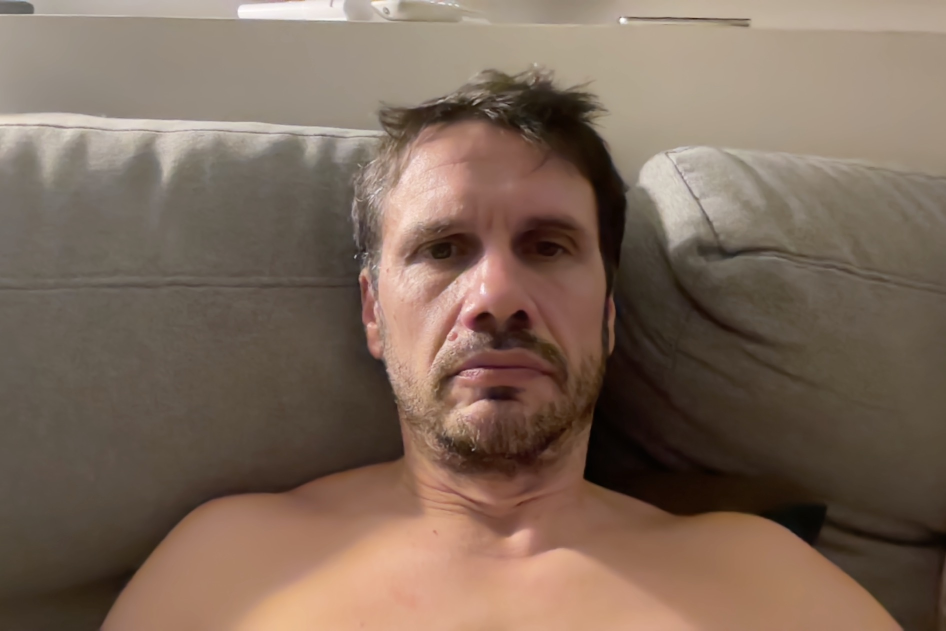
#> input picture artefacts/incoming/kiki01.jpg, 1892 x 1262 px, given in place of the camera (shown at 1/2 size)
$ jupyter execute geofencing.ipynb   (text cells are left out)
#> lines starting #> are read from the running program, lines starting #| are printed output that depends on the picture; after the words box and inside, x2 and y2 are one past the last pixel; in counts of white or black regions, pixels touching at a corner belong together
[cell 1]
import cv2
import numpy as np

# Définir la ligne de geofencing
LINE_Y = 300  # Position verticale de la ligne
LINE_COLOR = (0, 255, 0)
LINE_THICKNESS = 2

# Capture vidéo (0 pour la webcam locale, ou l'URL de la caméra IP)
cap = cv2.VideoCapture(0)

# Initialisation du soustracteur d'arrière-plan
bg_subtractor = cv2.createBackgroundSubtractorMOG2(detectShadows=True)

def detect_crossing(y, h, line_y):
    """Détecte si le rectangle franchit la ligne virtuelle."""
    return y <= line_y <= (y + h)

while True:
    ret, frame = cap.read()
#> frame is the input picture: shape (1262, 1892, 3); mean B, G, R 90.3, 105, 125.2
    if not ret:
        break

    # Prétraitement de l'image
    gray = cv2.cvtColor(frame, cv2.COLOR_BGR2GRAY)
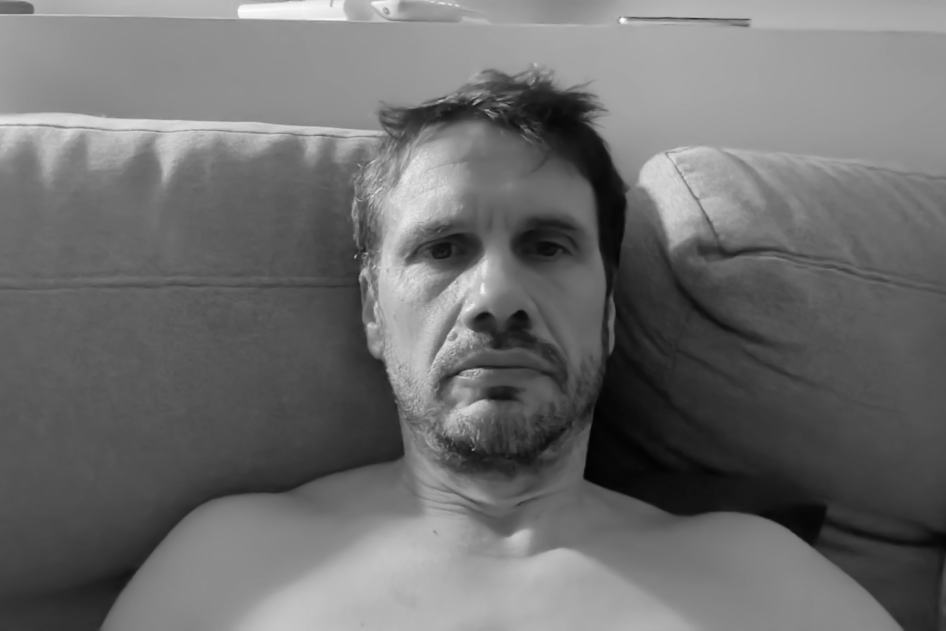
#> gray: shape (1262, 1892) (shown at 1/2 size); min 1, max 255, mean 109.4
    blurred = cv2.GaussianBlur(gray, (5, 5), 0)

    # Appliquer le soustracteur d'arrière-plan
    mask = bg_subtractor.apply(blurred)
#> mask: shape (1262, 1892); every value is 127
    mask = cv2.threshold(mask, 25, 255, cv2.THRESH_BINARY)[1]
#> mask: shape (1262, 1892); every value is 255

    # Trouver les contours des objets détectés
    contours, _ = cv2.findContours(mask, cv2.RETR_EXTERNAL, cv2.CHAIN_APPROX_SIMPLE)
#> contours = [[[0, 0], [0, 1261], [1891, 1261], [1891, 0]]]

    # Tracer la ligne de geofencing
    cv2.line(frame, (0, LINE_Y), (frame.shape[1], LINE_Y), LINE_COLOR, LINE_THICKNESS)
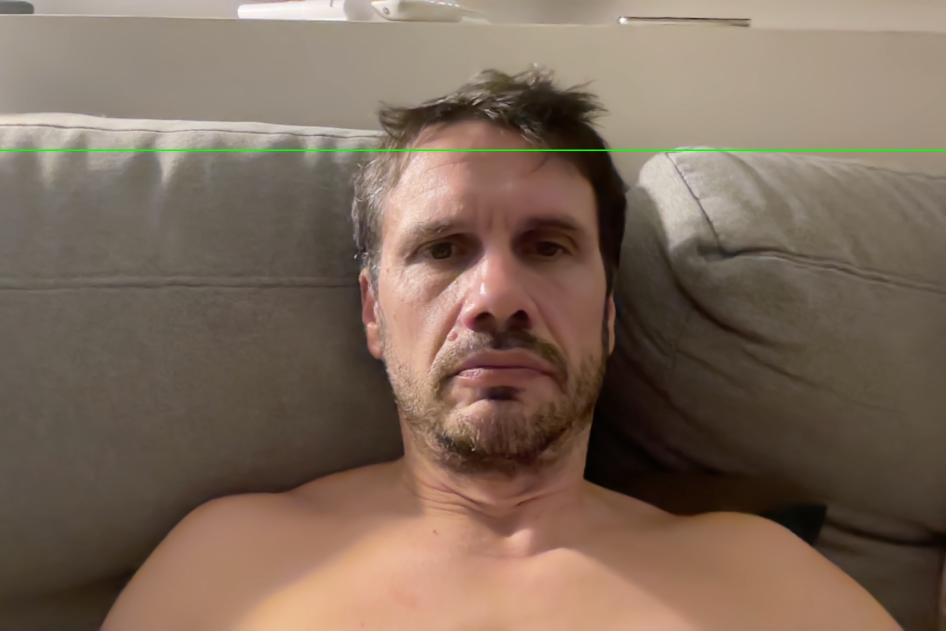
#> frame: shape (1262, 1892, 3) (shown at 1/2 size); 0.24% of pixels changed, all inside (x1, y1, x2, y2) = (0, 299, 1892, 302)

    for contour in contours:
        if cv2.contourArea(contour) > 1000:  # Filtrer les petits objets
            x, y, w, h = cv2.boundingRect(contour)  # Extraire les coordonnées du rectangle
            if detect_crossing(y, h, LINE_Y):
                cv2.putText(frame, "Franchissement detecte!", (50, 50), cv2.FONT_HERSHEY_SIMPLEX, 1, (0, 0, 255), 2)
                cv2.rectangle(frame, (x, y), (x + w, y + h), (0, 0, 255), 2)
#> this loop made 1 pass
#> (contour, x, y, w, h) on pass 1: ([[0, 0], [0, 1261], [1891, 1261], [1891, 0]], 0, 0, 1892, 1262)
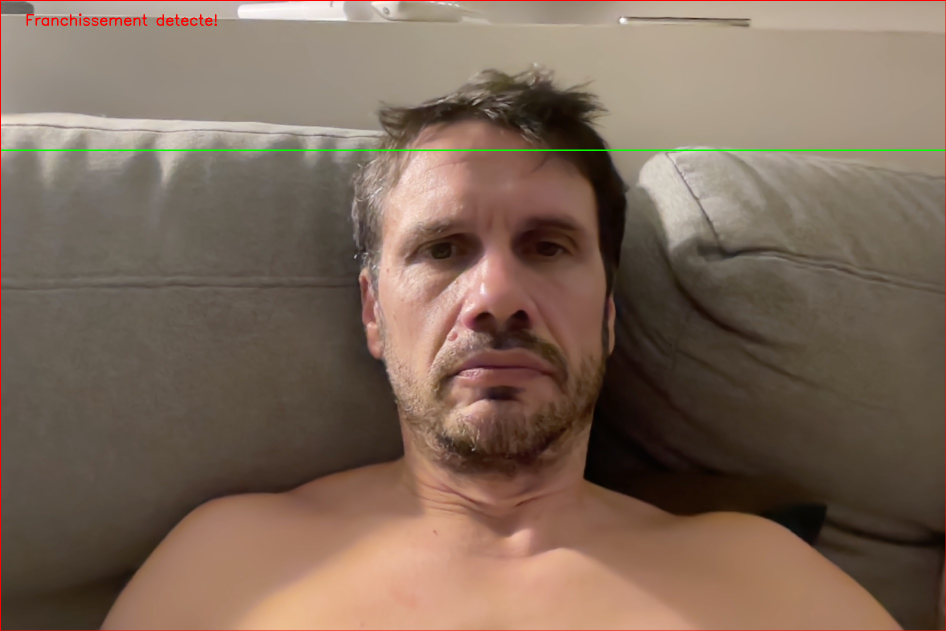
#> frame: shape (1262, 1892, 3) (shown at 1/2 size); 0.51% of pixels changed, all inside (x1, y1, x2, y2) = (0, 0, 1892, 1262)

    # Affichage des images
    cv2.imshow("Video", frame)
    cv2.imshow("Masque", mask)

    # Quitter avec la touche 'q'
    if cv2.waitKey(30) & 0xFF == ord('q'):
#> (key q is pressed here)
        break

cap.release()
cv2.destroyAllWindows()

[cell 2]
import cv2
import numpy as np

# Définir les points du polygone (ajustez selon votre zone d'intérêt)
polygon_points = np.array([[100, 200], [400, 200], [450, 300], [150, 350]], np.int32)
polygon_points = polygon_points.reshape((-1, 1, 2))

# Capture vidéo (0 pour webcam locale ou URL pour caméra IP)
cap = cv2.VideoCapture(0)

# Initialisation du soustracteur d'arrière-plan
bg_subtractor = cv2.createBackgroundSubtractorMOG2(detectShadows=True)

def is_inside_polygon(x, y, w, h, polygon):
    """Vérifie si un rectangle entre dans un polygone."""
    rect_center = (x + w // 2, y + h // 2)
    return cv2.pointPolygonTest(polygon, rect_center, False) >= 0

while True:
    ret, frame = cap.read()
    if not ret:
        break

    # Prétraitement
    gray = cv2.cvtColor(frame, cv2.COLOR_BGR2GRAY)
    blurred = cv2.GaussianBlur(gray, (5, 5), 0)

    # Appliquer le soustracteur d'arrière-plan
    mask = bg_subtractor.apply(blurred)
    mask = cv2.threshold(mask, 25, 255, cv2.THRESH_BINARY)[1]

    # Trouver les contours des objets détectés
    contours, _ = cv2.findContours(mask, cv2.RETR_EXTERNAL, cv2.CHAIN_APPROX_SIMPLE)

    # Dessiner le polygone sur le frame
    cv2.polylines(frame, [polygon_points], isClosed=True, color=(0, 255, 0), thickness=3)
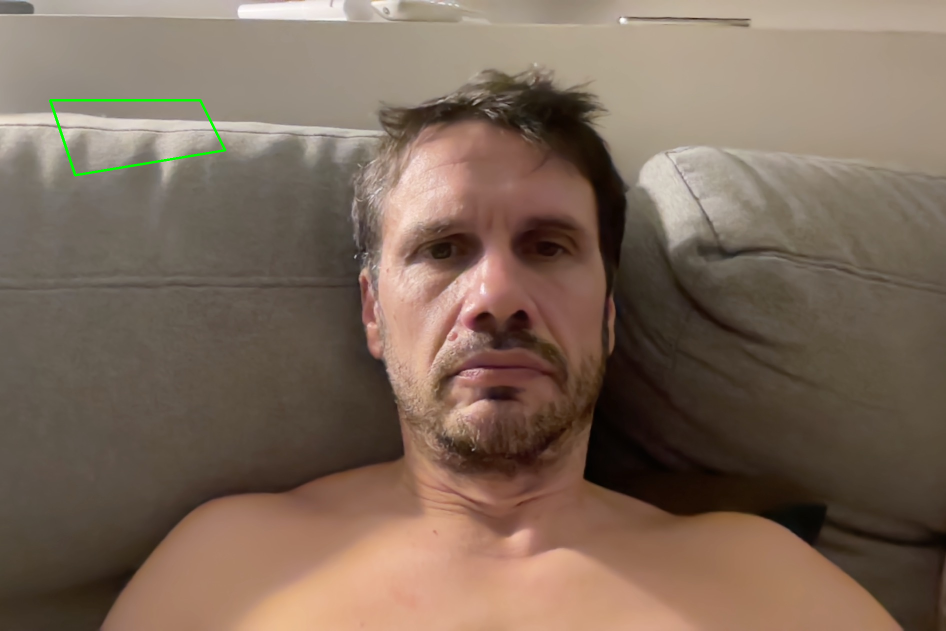
#> frame: shape (1262, 1892, 3) (shown at 1/2 size); 0.18% of pixels changed, all inside (x1, y1, x2, y2) = (98, 198, 453, 353)

    for contour in contours:
        if cv2.contourArea(contour) > 1000:  # Filtrer les petits objets
            x, y, w, h = cv2.boundingRect(contour)
            if is_inside_polygon(x, y, w, h, polygon_points):
                cv2.putText(frame, "Intrusion detectee!", (50, 50), cv2.FONT_HERSHEY_SIMPLEX, 1, (0, 0, 255), 2)
                cv2.rectangle(frame, (x, y), (x + w, y + h), (0, 0, 255), 2)
#> this loop made 1 pass
#> (contour, x, y, w, h) on pass 1: ([[0, 0], [0, 1261], [1891, 1261], [1891, 0]], 0, 0, 1892, 1262)

    # Affichage
    cv2.imshow("Video", frame)
    cv2.imshow("Masque", mask)

    # Quitter avec la touche 'q'
    if cv2.waitKey(30) & 0xFF == ord('q'):
#> (key q is pressed here)
        break

cap.release()
cv2.destroyAllWindows()

[cell 3]
import cv2
import numpy as np

# Définir les points du polygone (à ajuster)
polygon_points = np.array([[50, 100], [200, 100], [450, 300], [150, 350]], np.int32)
polygon_points = polygon_points.reshape((-1, 1, 2))

# Capture vidéo (0 pour webcam locale ou URL pour caméra IP)
cap = cv2.VideoCapture(0)

# Réduire la taille de la vidéo
FRAME_WIDTH = 640
FRAME_HEIGHT = 360

# Limiter les FPS (attente entre chaque frame en millisecondes)
TARGET_FPS = 10
frame_delay = int(1000 / TARGET_FPS)  # Conversion FPS -> millisecondes

# Initialisation du soustracteur d'arrière-plan
bg_subtractor = cv2.createBackgroundSubtractorMOG2(detectShadows=True)

def is_inside_polygon(x, y, w, h, polygon):
    """Vérifie si un rectangle entre dans un polygone."""
    rect_center = (x + w // 2, y + h // 2)
    return cv2.pointPolygonTest(polygon, rect_center, False) >= 0

while True:
    ret, frame = cap.read()
    if not ret:
        break

    # Redimensionner le frame
    frame = cv2.resize(frame, (FRAME_WIDTH, FRAME_HEIGHT))
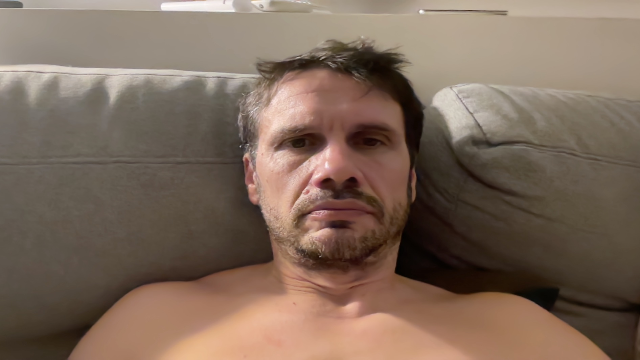
#> frame: shape (360, 640, 3); mean B, G, R 90.2, 105, 125.1

    # Prétraitement
    gray = cv2.cvtColor(frame, cv2.COLOR_BGR2GRAY)
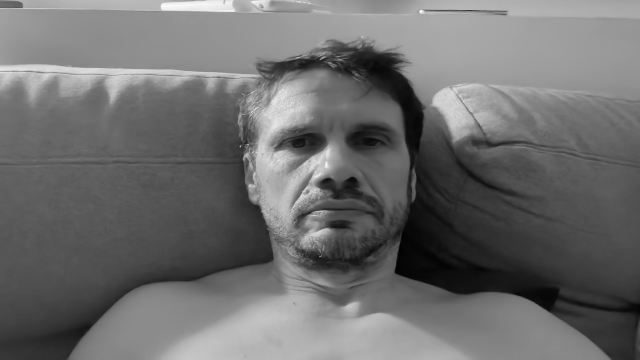
#> gray: shape (360, 640); min 2, max 254, mean 109.3
    blurred = cv2.GaussianBlur(gray, (5, 5), 0)
#> blurred: shape (360, 640)

    # Appliquer le soustracteur d'arrière-plan
    mask = bg_subtractor.apply(blurred)
#> mask: shape (360, 640); every value is 127
    mask = cv2.threshold(mask, 25, 255, cv2.THRESH_BINARY)[1]
#> mask: shape (360, 640); every value is 255

    # Trouver les contours des objets détectés
    contours, _ = cv2.findContours(mask, cv2.RETR_EXTERNAL, cv2.CHAIN_APPROX_SIMPLE)
#> contours = [[[0, 0], [0, 359], [639, 359], [639, 0]]]

    # Dessiner le polygone sur le frame
    cv2.polylines(frame, [polygon_points], isClosed=True, color=(0, 255, 0), thickness=3)
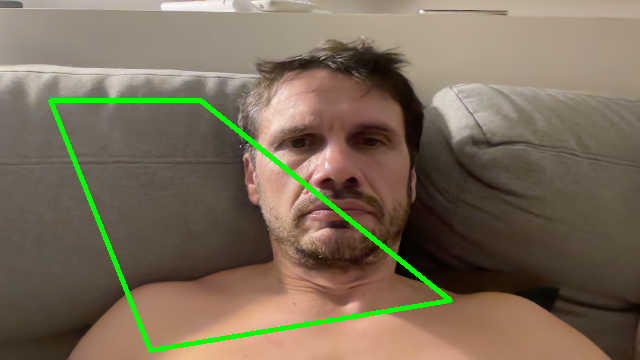
#> frame: shape (360, 640, 3); 2.25% of pixels changed, all inside (x1, y1, x2, y2) = (48, 98, 453, 353)

    for contour in contours:
        if cv2.contourArea(contour) > 1000:  # Filtrer les petits objets
            x, y, w, h = cv2.boundingRect(contour)
            if is_inside_polygon(x, y, w, h, polygon_points):
                cv2.putText(frame, "Intrusion detectee!", (50, 50), cv2.FONT_HERSHEY_SIMPLEX, 1, (0, 0, 255), 2)
                cv2.rectangle(frame, (x, y), (x + w, y + h), (0, 0, 255), 2)
#> this loop made 1 pass
#> (contour, x, y, w, h) on pass 1: ([[0, 0], [0, 359], [639, 359], [639, 0]], 0, 0, 640, 360)

    # Affichage
    cv2.imshow("Video", frame)
    cv2.imshow("Masque", mask)

    # Quitter avec la touche 'q'
    if cv2.waitKey(frame_delay) & 0xFF == ord('q'):
#> (key q is pressed here)
        break

cap.release()
cv2.destroyAllWindows()

$ run again, on artefacts/incoming/kiki02.jpg
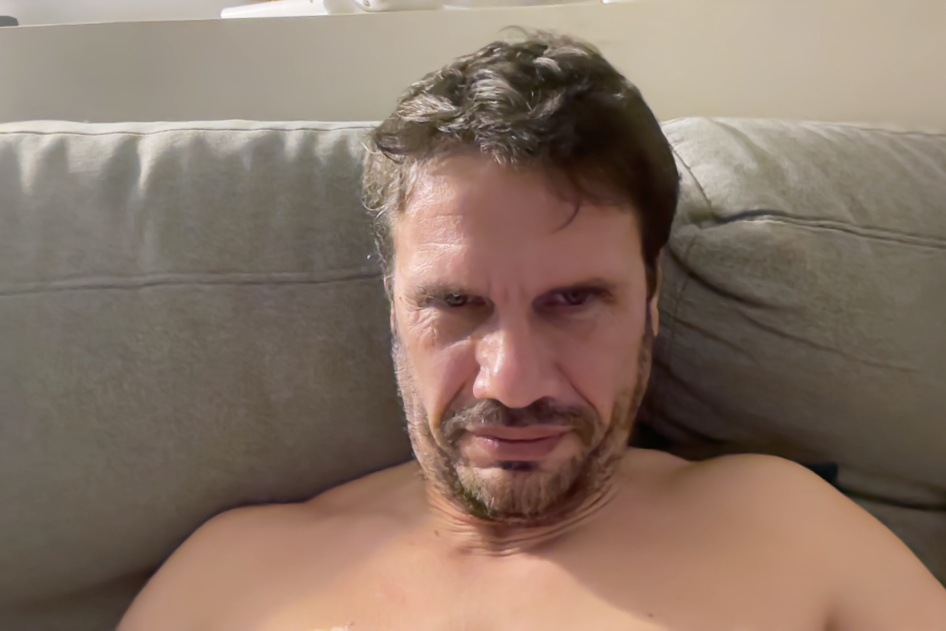
#> input picture artefacts/incoming/kiki02.jpg, 1892 x 1262 px, given in place of the camera (shown at 1/2 size)
#> frame is the input picture: shape (1262, 1892, 3); mean B, G, R 101.8, 115.4, 135.4
#> `contours, _ = cv2.findContours(mask, cv2.RETR_EXTERNAL, cv2.CHAIN_APPR..`: contours = [[[0, 0], [0, 1261], [1891, 1261], [1891, 0]]]
#> the loop `for contour in contours:` made 1 pass
#> (contour, x, y, w, h) on pass 1: ([[0, 0], [0, 1261], [1891, 1261], [1891, 0]], 0, 0, 1892, 1262)
#> the loop `for contour in contours:` made 1 pass
#> (contour, x, y, w, h) on pass 1: ([[0, 0], [0, 1261], [1891, 1261], [1891, 0]], 0, 0, 1892, 1262)
#> `gray = cv2.cvtColor(frame, cv2.COLOR_BGR2GRAY)`:
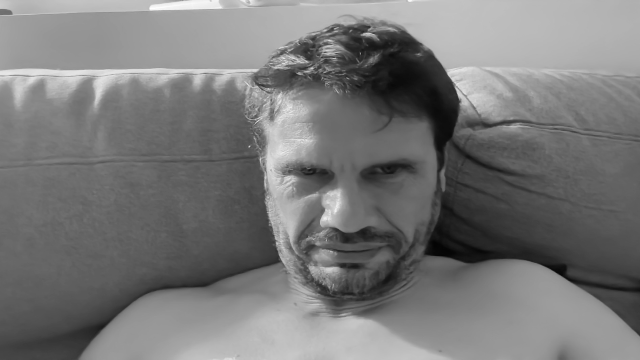
#> gray: shape (360, 640); min 4, max 254, mean 119.8
#> `contours, _ = cv2.findContours(mask, cv2.RETR_EXTERNAL, cv2.CHAIN_APPR..`: contours = [[[0, 0], [0, 359], [639, 359], [639, 0]]]
#> `cv2.polylines(frame, [polygon_points], isClosed=True, color=(0, 255, 0..`:
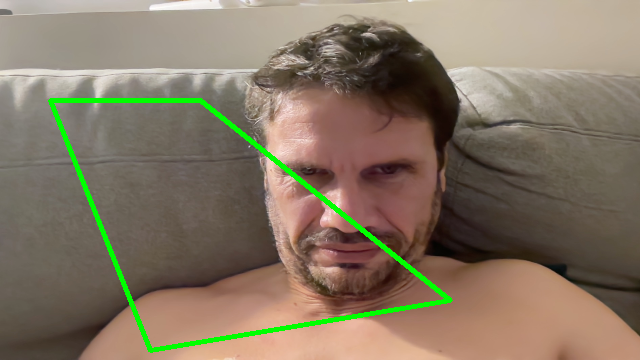
#> frame: shape (360, 640, 3); mean B, G, R 99.4, 118.4, 132
#> the loop `for contour in contours:` made 1 pass
#> (contour, x, y, w, h) on pass 1: ([[0, 0], [0, 359], [639, 359], [639, 0]], 0, 0, 640, 360)

$ run again, on artefacts/incoming/kiki03.jpg
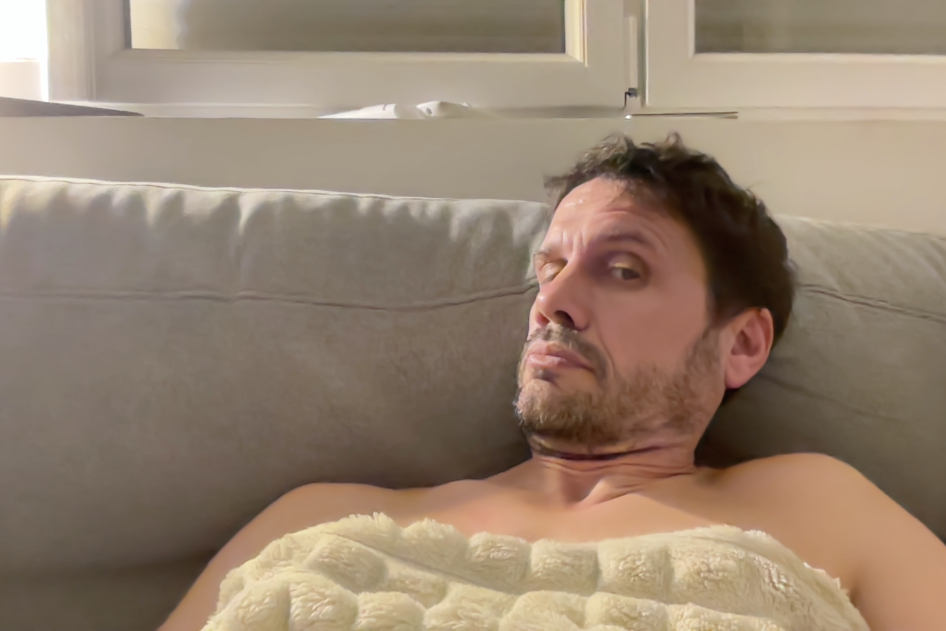
#> input picture artefacts/incoming/kiki03.jpg, 1892 x 1262 px, given in place of the camera (shown at 1/2 size)
#> frame is the input picture: shape (1262, 1892, 3); mean B, G, R 111.2, 129.7, 148.8
#> `contours, _ = cv2.findContours(mask, cv2.RETR_EXTERNAL, cv2.CHAIN_APPR..`: contours = [[[0, 0], [0, 1261], [1891, 1261], [1891, 0]]]
#> the loop `for contour in contours:` made 1 pass
#> (contour, x, y, w, h) on pass 1: ([[0, 0], [0, 1261], [1891, 1261], [1891, 0]], 0, 0, 1892, 1262)
#> the loop `for contour in contours:` made 1 pass
#> (contour, x, y, w, h) on pass 1: ([[0, 0], [0, 1261], [1891, 1261], [1891, 0]], 0, 0, 1892, 1262)
#> `gray = cv2.cvtColor(frame, cv2.COLOR_BGR2GRAY)`:
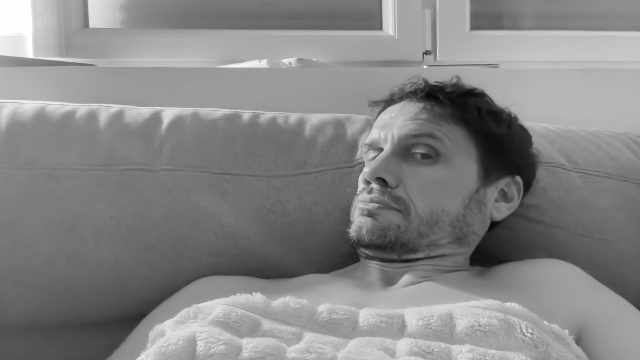
#> gray: shape (360, 640); min 9, max 255, mean 133.3
#> `contours, _ = cv2.findContours(mask, cv2.RETR_EXTERNAL, cv2.CHAIN_APPR..`: contours = [[[0, 0], [0, 359], [639, 359], [639, 0]]]
#> `cv2.polylines(frame, [polygon_points], isClosed=True, color=(0, 255, 0..`:
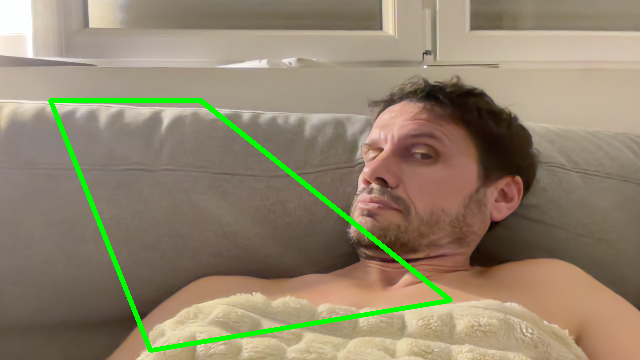
#> frame: shape (360, 640, 3); mean B, G, R 108.5, 132.3, 145.2
#> the loop `for contour in contours:` made 1 pass
#> (contour, x, y, w, h) on pass 1: ([[0, 0], [0, 359], [639, 359], [639, 0]], 0, 0, 640, 360)

$ run again, on artefacts/incoming/kiki04.jpg
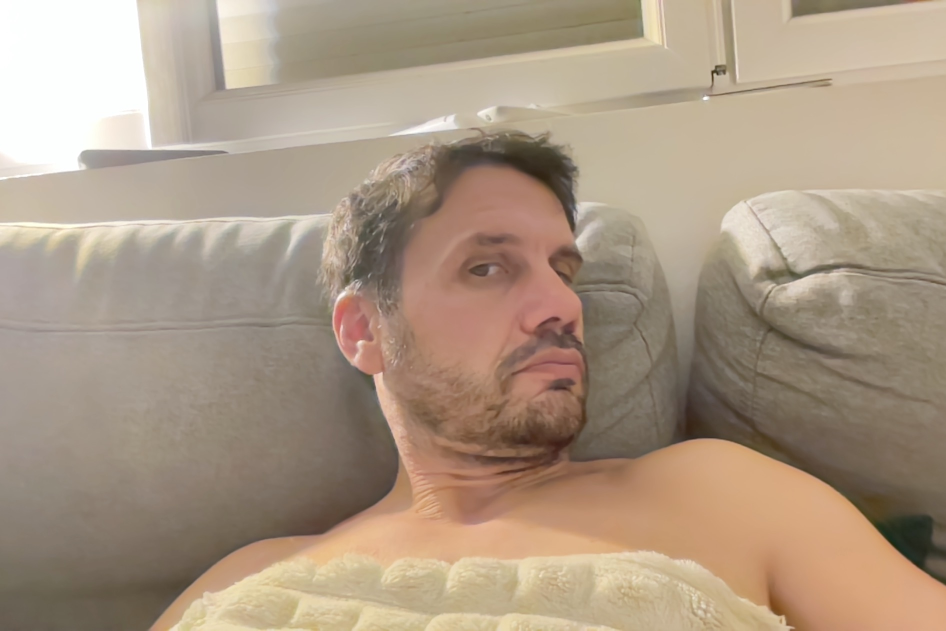
#> input picture artefacts/incoming/kiki04.jpg, 1892 x 1262 px, given in place of the camera (shown at 1/2 size)
#> frame is the input picture: shape (1262, 1892, 3); mean B, G, R 131.8, 151.7, 170.4
#> `contours, _ = cv2.findContours(mask, cv2.RETR_EXTERNAL, cv2.CHAIN_APPR..`: contours = [[[0, 0], [0, 1261], [1891, 1261], [1891, 0]]]
#> the loop `for contour in contours:` made 1 pass
#> (contour, x, y, w, h) on pass 1: ([[0, 0], [0, 1261], [1891, 1261], [1891, 0]], 0, 0, 1892, 1262)
#> the loop `for contour in contours:` made 1 pass
#> (contour, x, y, w, h) on pass 1: ([[0, 0], [0, 1261], [1891, 1261], [1891, 0]], 0, 0, 1892, 1262)
#> `contours, _ = cv2.findContours(mask, cv2.RETR_EXTERNAL, cv2.CHAIN_APPR..`: contours = [[[0, 0], [0, 359], [639, 359], [639, 0]]]
#> `cv2.polylines(frame, [polygon_points], isClosed=True, color=(0, 255, 0..`:
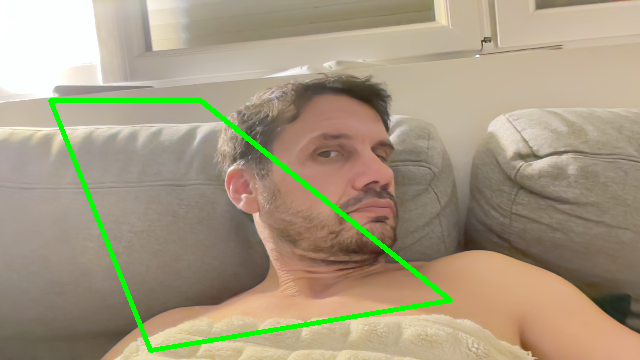
#> frame: shape (360, 640, 3); mean B, G, R 128.8, 153.9, 166.4
#> the loop `for contour in contours:` made 1 pass
#> (contour, x, y, w, h) on pass 1: ([[0, 0], [0, 359], [639, 359], [639, 0]], 0, 0, 640, 360)
